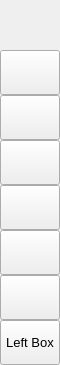
        <widget class="QFrame" name="leftMenuBg">
         <property name="minimumSize">
          <size>
           <width>60</width>
           <height>0</height>
          </size>
         </property>
         <property name="maximumSize">
          <size>
           <width>60</width>
           <height>16777215</height>
          </size>
         </property>
         <property name="frameShape">
          <enum>QFrame::NoFrame</enum>
         </property>
         <property name="frameShadow">
          <enum>QFrame::Raised</enum>
         </property>
         <layout class="QVBoxLayout" name="verticalLayout_3">
          <property name="spacing">
           <number>0</number>
          </property>
          <property name="leftMargin">
           <number>0</number>
          </property>
          <property name="topMargin">
           <number>0</number>
          </property>
          <property name="rightMargin">
           <number>0</number>
          </property>
          <property name="bottomMargin">
           <number>0</number>
          </property>
          <item>
           <widget class="QFrame" name="topLogoInfo">
            <property name="minimumSize">
             <size>
              <width>0</width>
              <height>50</height>
             </size>
            </property>
            <property name="maximumSize">
             <size>
              <width>16777215</width>
              <height>50</height>
             </size>
            </property>
            <property name="frameShape">
             <enum>QFrame::NoFrame</enum>
            </property>
            <property name="frameShadow">
             <enum>QFrame::Raised</enum>
            </property>
            <widget class="QFrame" name="topLogo">
             <property name="geometry">
              <rect>
               <x>10</x>
               <y>5</y>
               <width>42</width>
               <height>42</height>
              </rect>
             </property>
             <property name="minimumSize">
              <size>
               <width>42</width>
               <height>42</height>
              </size>
             </property>
             <property name="maximumSize">
              <size>
               <width>42</width>
               <height>42</height>
              </size>
             </property>
             <property name="styleSheet">
              <string notr="true">background-image: url(:/png/images/PNG1/PT.png)</string>
             </property>
             <property name="frameShape">
              <enum>QFrame::NoFrame</enum>
             </property>
             <property name="frameShadow">
              <enum>QFrame::Raised</enum>
             </property>
            </widget>
            <widget class="QLabel" name="titleLeftApp">
             <property name="geometry">
              <rect>
               <x>70</x>
               <y>8</y>
               <width>160</width>
               <height>20</height>
              </rect>
             </property>
             <property name="font">
              <font>
               <family>Segoe UI Semibold</family>
               <pointsize>12</pointsize>
               <italic>false</italic>
               <fontweight></fontweight>
              </font>
             </property>
             <property name="text">
              <string>PyDracula</string>
             </property>
             <property name="alignment">
              <set>Qt::AlignLeading|Qt::AlignLeft|Qt::AlignTop</set>
             </property>
            </widget>
            <widget class="QLabel" name="titleLeftDescription">
             <property name="geometry">
              <rect>
               <x>70</x>
               <y>27</y>
               <width>160</width>
               <height>16</height>
              </rect>
             </property>
             <property name="maximumSize">
              <size>
               <width>16777215</width>
               <height>16</height>
              </size>
             </property>
             <property name="font">
              <font>
               <family>Segoe UI</family>
               <pointsize>8</pointsize>
               <italic>false</italic>
               <bold>false</bold>
              </font>
             </property>
             <property name="text">
              <string>Modern GUI / Flat Style</string>
             </property>
             <property name="alignment">
              <set>Qt::AlignLeading|Qt::AlignLeft|Qt::AlignTop</set>
             </property>
            </widget>
           </widget>
          </item>
          <item>
           <widget class="QFrame" name="leftMenuFrame">
            <property name="frameShape">
             <enum>QFrame::NoFrame</enum>
            </property>
            <property name="frameShadow">
             <enum>QFrame::Raised</enum>
            </property>
            <layout class="QVBoxLayout" name="verticalMenuLayout">
             <property name="spacing">
              <number>0</number>
             </property>
             <property name="leftMargin">
              <number>0</number>
             </property>
             <property name="topMargin">
              <number>0</number>
             </property>
             <property name="rightMargin">
              <number>0</number>
             </property>
             <property name="bottomMargin">
              <number>0</number>
             </property>
             <item>
              <widget class="QFrame" name="toggleBox">
               <property name="maximumSize">
                <size>
                 <width>16777215</width>
                 <height>45</height>
                </size>
               </property>
               <property name="frameShape">
                <enum>QFrame::NoFrame</enum>
               </property>
               <property name="frameShadow">
                <enum>QFrame::Raised</enum>
               </property>
               <layout class="QVBoxLayout" name="verticalLayout_4">
                <property name="spacing">
                 <number>0</number>
                </property>
                <property name="leftMargin">
                 <number>0</number>
                </property>
                <property name="topMargin">
                 <number>0</number>
                </property>
                <property name="rightMargin">
                 <number>0</number>
                </property>
                <property name="bottomMargin">
                 <number>0</number>
                </property>
                <item>
                 <widget class="QPushButton" name="toggleButton">
                  <property name="sizePolicy">
                   <sizepolicy hsizetype="Expanding" vsizetype="Fixed">
                    <horstretch>0</horstretch>
                    <verstretch>0</verstretch>
                   </sizepolicy>
                  </property>
                  <property name="minimumSize">
                   <size>
                    <width>0</width>
                    <height>45</height>
                   </size>
                  </property>
                  <property name="font">
                   <font>
                    <family>Segoe UI</family>
                    <pointsize>10</pointsize>
                    <italic>false</italic>
                    <bold>false</bold>
                   </font>
                  </property>
                  <property name="cursor">
                   <cursorShape>PointingHandCursor</cursorShape>
                  </property>
                  <property name="layoutDirection">
                   <enum>Qt::LeftToRight</enum>
                  </property>
                  <property name="styleSheet">
                   <string notr="true">background-image: url(:/png/images/PNG1/dashboard-2-fill.png)</string>
                  </property>
                  <property name="text">
                   <string/>
                  </property>
                 </widget>
                </item>
               </layout>
              </widget>
             </item>
             <item alignment="Qt::AlignTop">
              <widget class="QFrame" name="topMenu">
               <property name="frameShape">
                <enum>QFrame::NoFrame</enum>
               </property>
               <property name="frameShadow">
                <enum>QFrame::Raised</enum>
               </property>
               <layout class="QVBoxLayout" name="verticalLayout_8">
                <property name="spacing">
                 <number>0</number>
                </property>
                <property name="leftMargin">
                 <number>0</number>
                </property>
                <property name="topMargin">
                 <number>0</number>
                </property>
                <property name="rightMargin">
                 <number>0</number>
                </property>
                <property name="bottomMargin">
                 <number>0</number>
                </property>
                <item>
                 <widget class="QPushButton" name="btn_home">
                  <property name="sizePolicy">
                   <sizepolicy hsizetype="Expanding" vsizetype="Fixed">
                    <horstretch>0</horstretch>
                    <verstretch>0</verstretch>
                   </sizepolicy>
                  </property>
                  <property name="minimumSize">
                   <size>
                    <width>0</width>
                    <height>45</height>
                   </size>
                  </property>
                  <property name="font">
                   <font>
                    <family>Segoe UI</family>
                    <pointsize>10</pointsize>
                    <italic>false</italic>
                    <bold>false</bold>
                   </font>
                  </property>
                  <property name="cursor">
                   <cursorShape>PointingHandCursor</cursorShape>
                  </property>
                  <property name="layoutDirection">
                   <enum>Qt::LeftToRight</enum>
                  </property>
                  <property name="styleSheet">
                   <string notr="true">background-image: url(:/png/images/PNG1/recycle-fill.svg)</string>
                  </property>
                  <property name="text">
                   <string/>
                  </property>
                 </widget>
                </item>
                <item>
                 <widget class="QPushButton" name="btn_widgets">
                  <property name="sizePolicy">
                   <sizepolicy hsizetype="Expanding" vsizetype="Fixed">
                    <horstretch>0</horstretch>
                    <verstretch>0</verstretch>
                   </sizepolicy>
                  </property>
                  <property name="minimumSize">
                   <size>
                    <width>0</width>
                    <height>45</height>
                   </size>
                  </property>
                  <property name="font">
                   <font>
                    <family>Segoe UI</family>
                    <pointsize>10</pointsize>
                    <italic>false</italic>
                    <bold>false</bold>
                   </font>
                  </property>
                  <property name="cursor">
                   <cursorShape>PointingHandCursor</cursorShape>
                  </property>
                  <property name="layoutDirection">
                   <enum>Qt::LeftToRight</enum>
                  </property>
                  <property name="styleSheet">
                   <string notr="true">background-image: url(:/png/images/PNG1/eye-2-line (1).svg)</string>
                  </property>
                  <property name="text">
                   <string/>
                  </property>
                 </widget>
                </item>
                <item>
                 <widget class="QPushButton" name="btn_new">
                  <property name="sizePolicy">
                   <sizepolicy hsizetype="Expanding" vsizetype="Fixed">
                    <horstretch>0</horstretch>
                    <verstretch>0</verstretch>
                   </sizepolicy>
                  </property>
                  <property name="minimumSize">
                   <size>
                    <width>0</width>
                    <height>45</height>
                   </size>
                  </property>
                  <property name="font">
                   <font>
                    <family>Segoe UI</family>
                    <pointsize>10</pointsize>
                    <italic>false</italic>
                    <bold>false</bold>
                   </font>
                  </property>
                  <property name="cursor">
                   <cursorShape>PointingHandCursor</cursorShape>
                  </property>
                  <property name="layoutDirection">
                   <enum>Qt::LeftToRight</enum>
                  </property>
                  <property name="styleSheet">
                   <string notr="true">background-image: url(:/png/images/PNG1/open-arm-fill.png)</string>
                  </property>
                  <property name="text">
                   <string/>
                  </property>
                 </widget>
                </item>
                <item>
                 <widget class="QPushButton" name="btn_save">
                  <property name="sizePolicy">
                   <sizepolicy hsizetype="Expanding" vsizetype="Fixed">
                    <horstretch>0</horstretch>
                    <verstretch>0</verstretch>
                   </sizepolicy>
                  </property>
                  <property name="minimumSize">
                   <size>
                    <width>0</width>
                    <height>45</height>
                   </size>
                  </property>
                  <property name="font">
                   <font>
                    <family>Segoe UI</family>
                    <pointsize>10</pointsize>
                    <italic>false</italic>
                    <bold>false</bold>
                   </font>
                  </property>
                  <property name="cursor">
                   <cursorShape>PointingHandCursor</cursorShape>
                  </property>
                  <property name="layoutDirection">
                   <enum>Qt::LeftToRight</enum>
                  </property>
                  <property name="styleSheet">
                   <string notr="true">background-image: url(:/png/images/PNG1/money-dollar-box-fill.png)</string>
                  </property>
                  <property name="text">
                   <string/>
                  </property>
                 </widget>
                </item>
                <item>
                 <widget class="QPushButton" name="btn_database">
                  <property name="sizePolicy">
                   <sizepolicy hsizetype="Expanding" vsizetype="Fixed">
                    <horstretch>0</horstretch>
                    <verstretch>0</verstretch>
                   </sizepolicy>
                  </property>
                  <property name="minimumSize">
                   <size>
                    <width>0</width>
                    <height>45</height>
                   </size>
                  </property>
                  <property name="font">
                   <font>
                    <family>Segoe UI</family>
                    <pointsize>10</pointsize>
                    <italic>false</italic>
                    <bold>false</bold>
                   </font>
                  </property>
                  <property name="cursor">
                   <cursorShape>PointingHandCursor</cursorShape>
                  </property>
                  <property name="layoutDirection">
                   <enum>Qt::LeftToRight</enum>
                  </property>
                  <property name="styleSheet">
                   <string notr="true">background-image: url(:/png/images/PNG1/database-2-line.png)</string>
                  </property>
                  <property name="text">
                   <string/>
                  </property>
                 </widget>
                </item>
               </layout>
              </widget>
             </item>
             <item alignment="Qt::AlignBottom">
              <widget class="QFrame" name="bottomMenu">
               <property name="frameShape">
                <enum>QFrame::NoFrame</enum>
               </property>
               <property name="frameShadow">
                <enum>QFrame::Raised</enum>
               </property>
               <layout class="QVBoxLayout" name="verticalLayout_9">
                <property name="spacing">
                 <number>0</number>
                </property>
                <property name="leftMargin">
                 <number>0</number>
                </property>
                <property name="topMargin">
                 <number>0</number>
                </property>
                <property name="rightMargin">
                 <number>0</number>
                </property>
                <property name="bottomMargin">
                 <number>0</number>
                </property>
                <item>
                 <widget class="QPushButton" name="toggleLeftBox">
                  <property name="sizePolicy">
                   <sizepolicy hsizetype="Expanding" vsizetype="Fixed">
                    <horstretch>0</horstretch>
                    <verstretch>0</verstretch>
                   </sizepolicy>
                  </property>
                  <property name="minimumSize">
                   <size>
                    <width>0</width>
                    <height>45</height>
                   </size>
                  </property>
                  <property name="font">
                   <font>
                    <family>Segoe UI</family>
                    <pointsize>10</pointsize>
                    <italic>false</italic>
                    <bold>false</bold>
                   </font>
                  </property>
                  <property name="cursor">
                   <cursorShape>PointingHandCursor</cursorShape>
                  </property>
                  <property name="layoutDirection">
                   <enum>Qt::LeftToRight</enum>
                  </property>
                  <property name="styleSheet">
                   <string notr="true">background-image: url(:/icons/images/icons/icon_settings.png);</string>
                  </property>
                  <property name="text">
                   <string>Left Box</string>
                  </property>
                 </widget>
                </item>
               </layout>
              </widget>
             </item>
            </layout>
           </widget>
          </item>
         </layout>
        </widget>
